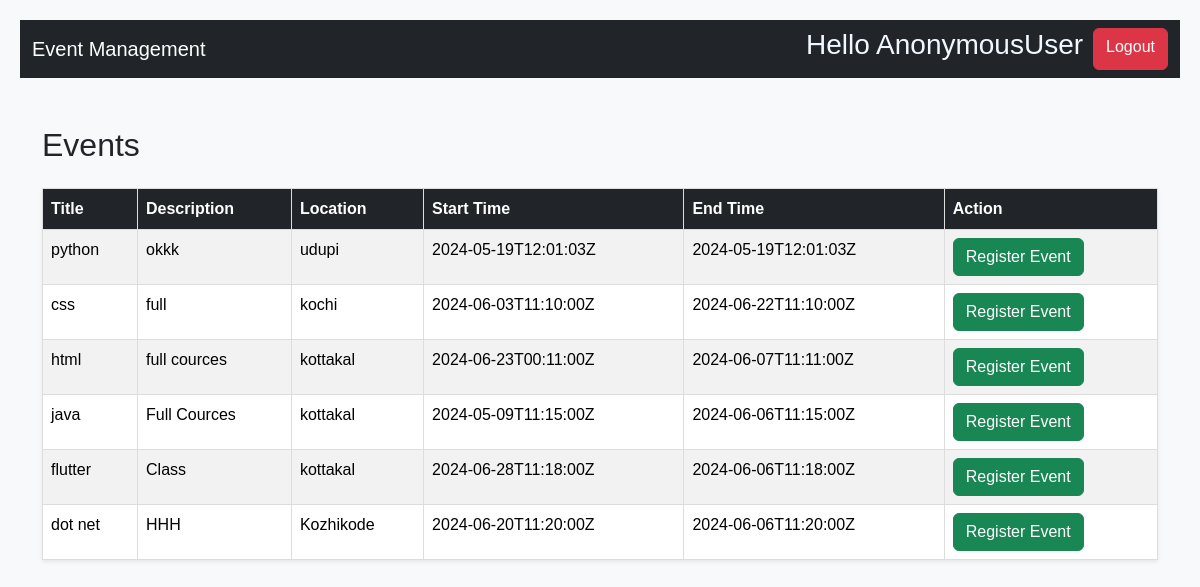
/home/, run on the app's committed database.
### event/models.py (models this page shows)
class Event(models.Model):
    title = models.CharField(max_length=200)
    description = models.TextField()
    location = models.CharField(max_length=200)
    start_time = models.DateTimeField()
    end_time = models.DateTimeField()
    organizer = models.ForeignKey(User, on_delete=models.CASCADE, related_name='organized_events')

### event/views.py (the view)
# urls.py: path('home/', views.Home.as_view(), name="home"),
class Home(APIView):
    def get(self, request):
        events = Event.objects.all()
        serializer = EventSerializer(events, many=True)
        context = {'data': serializer.data}
        return render(request, 'home.html', context)

### templates/home.html (shortened to what this page needs)
<!DOCTYPE html>
<html>
<head>
    <link rel="stylesheet" href="https://cdn.jsdelivr.net/npm/bootstrap@5.3.3/dist/css/bootstrap.min.css">
</head>
<body class="bg-light">
    <nav class="navbar navbar-dark bg-dark">
        <div class="container-fluid">
            <a class="navbar-brand" href="#">Event Management</a>
            <div class="d-flex">
            <h3 style="color: aliceblue;">Hello {{request.user}} </h3> <a href="/logout" class="btn btn-danger" style="margin-left: 10px;">Logout</a>
            </div>
        </div>
    </nav>
    <div class="container mt-5">
        <h2 class="mb-4">Events</h2>
        <table class="table table-striped table-hover shadow-sm bg-white">
            <thead class="table-dark">
                <tr>
                    <th>Title</th>
                    <th>Description</th>
                    <th>Location</th>
                    <th>Start Time</th>
                    <th>End Time</th>
                    <th>Action</th>
                </tr>
            </thead>
            <tbody>
                {% for i in data %}
                <tr>
                    <td>{{ i.title }}</td>
                    <td>{{ i.description }}</td>
                    <td>{{ i.location }}</td>
                    <td>{{ i.start_time }}</td>
                    <td>{{ i.end_time }}</td>
                    <td><a href="/registration/{{ i.id }}" class="btn btn-success">Register Event</a></td>
                </tr>
                {% endfor %}
            </tbody>
        </table>
    </div>
</body>
</html>

### templates/home.html (style rules this page uses)
body { font-family: Arial, sans-serif; background-color: #f0f0f0; margin: 0; padding: 20px; }
table { width: 100%; margin: 0 auto; border-collapse: collapse; background-color: #fff; box-shadow: 0 0 10px rgba(0, 0, 0, 0.1); }
th, td { padding: 12px; border: 1px solid #ddd; text-align: left; }
th { background-color: #f4f4f4; }
tr:nth-child(even) { background-color: #f9f9f9; }
a { color: #007bff; text-decoration: none; }

### data on the page
Event: title "python", description "okkk", location "udupi"
Event: title "css", description "full", location "kochi"
Event: title "html", description "full cources", location "kottakal"
Event: title "java", description "Full Cources", location "kottakal"
Event: title "flutter", description "Class", location "kottakal"
Event: title "dot net", description "HHH", location "Kozhikode"

### other printed values
{{ request.user }} "AnonymousUser"
{{ i.start_time }} "2024-05-19T12:01:03Z" "2024-06-03T11:10:00Z" "2024-06-23T00:11:00Z" "2024-05-09T11:15:00Z" "2024-06-28T11:18:00Z" "2024-06-20T11:20:00Z"
{{ i.end_time }} "2024-05-19T12:01:03Z" "2024-06-22T11:10:00Z" "2024-06-07T11:11:00Z" "2024-06-06T11:15:00Z" "2024-06-06T11:18:00Z" "2024-06-06T11:20:00Z"
